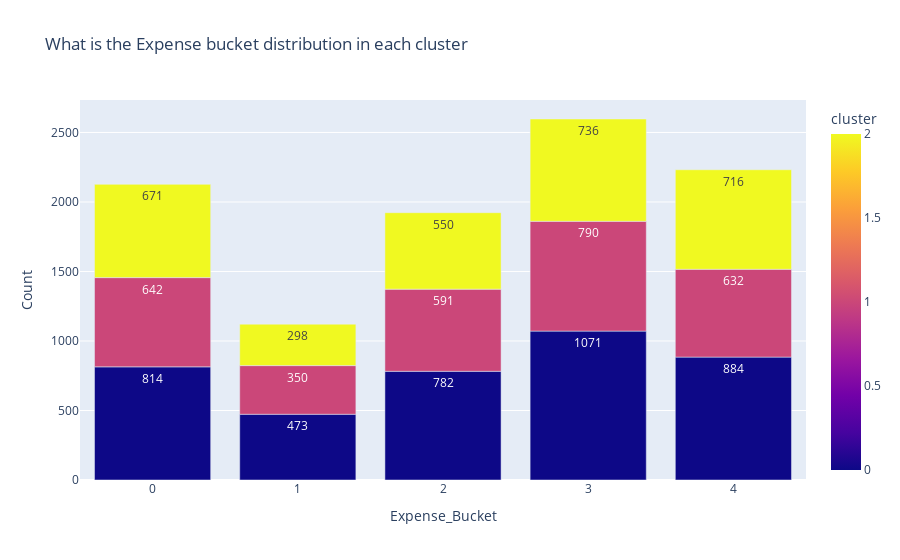

Write notebook code for a chart like this one.
### Markdown cell above
### *Cluster Inference*

*X axis: 0: Very Unsatisfied , 1: Unsatisfied , 2: Satisfied ,3: Very Satisfied*

1. Cluster 0 have more bumber of customers who are 'Satisfied'

2. Cluster 1 have more customers who are 'Extremely UnSatisfied'

3. Cluster 2 have more clusters who are 'Very Satisfied'

### Code cell
# What is the Expense bucket distribution in each cluster
expense_buc = df_encoded.groupby(['Expense_Bucket','cluster']).size().reset_index(name='Count')
fig = px.bar(expense_buc, x="Expense_Bucket", y="Count", color="cluster", title="What is the Expense bucket distribution in each cluster" ,text = "Count")
fig.show()

### Figure 1 — Plotly figure (JSON) as saved in the notebook; plotly's stock layout.template omitted (floating-point values rounded to 4 significant figures)
{"data": [{"alignmentgroup": "True", "hovertemplate": "Expense_Bucket=%{x}<br>Count=%{text}<br>cluster=%{marker.color}<extra></extra>", "legendgroup": "", "marker": {"color": [0, 1, 2, 0, 1, 2, 0, 1, 2, 0, 1, 2, 0, 1, 2], "coloraxis": "coloraxis", "pattern": {"shape": ""}}, "name": "", "offsetgroup": "", "orientation": "v", "showlegend": false, "text": [814, 642, 671, 473, 350, 298, 782, 591, 550, 1071, 790, 736, 884, 632, 716], "textposition": "auto", "type": "bar", "x": [0, 0, 0, 1, 1, 1, 2, 2, 2, 3, 3, 3, 4, 4, 4], "xaxis": "x", "y": [814, 642, 671, 473, 350, 298, 782, 591, 550, 1071, 790, 736, 884, 632, 716], "yaxis": "y"}], "layout": {"barmode": "relative", "coloraxis": {"colorbar": {"title": {"text": "cluster"}}, "colorscale": [[0, "#0d0887"], [0.1111, "#46039f"], [0.2222, "#7201a8"], [0.3333, "#9c179e"], [0.4444, "#bd3786"], [0.5556, "#d8576b"], [0.6667, "#ed7953"], [0.7778, "#fb9f3a"], [0.8889, "#fdca26"], [1, "#f0f921"]]}, "legend": {"tracegroupgap": 0}, "title": {"text": "What is the Expense bucket distribution in each cluster"}, "xaxis": {"anchor": "y", "domain": [0, 1], "title": {"text": "Expense_Bucket"}}, "yaxis": {"anchor": "x", "domain": [0, 1], "title": {"text": "Count"}}}}
